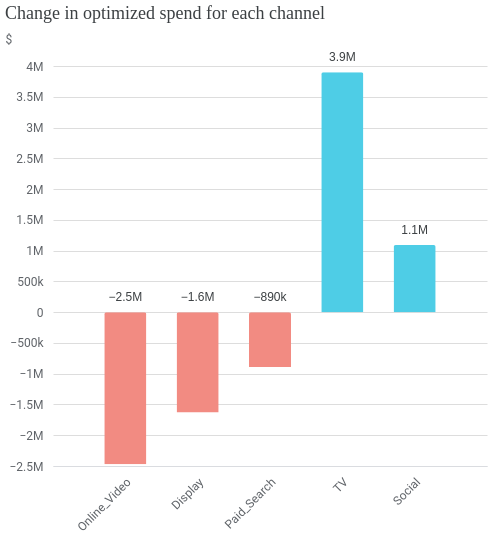

Source (notebook cell):
### Code cell
opt.plot_spend_delta()

### Figure 1 — Vega-Lite specification as saved in the notebook (floating-point values rounded to 4 significant figures)
{"config": {"view": {"continuousWidth": 300, "continuousHeight": 300, "stroke": null}, "axis": {"labelColor": "#5F6368", "labelFont": "Roboto", "labelFontSize": 12, "titleColor": "#5F6368", "titleFont": "Roboto", "titleFontSize": 12, "titleFontWeight": "normal"}}, "layer": [{"mark": {"type": "bar", "cornerRadiusEnd": 2, "size": 42, "tooltip": true}, "encoding": {"color": {"condition": {"test": "(datum.spend > 0)", "value": "#4ECDE6"}, "value": "#F28B82"}, "x": {"axis": {"domainColor": "#DADCE0", "labelAngle": -45, "labelPadding": 10, "ticks": false, "title": null}, "field": "channel", "scale": {"padding": 42}, "sort": null, "type": "nominal"}, "y": {"axis": {"domain": false, "domainColor": "#DADCE0", "labelExpr": "replace(format(datum.value, '.3~s'), 'G', 'B')", "labelPadding": 10, "ticks": false, "title": "$", "titleAlign": "left", "titleAngle": 0, "titleY": -20}, "field": "spend", "type": "quantitative"}}, "transform": [{"calculate": "replace(format(datum.spend, '.2~s'), 'G', 'B')", "as": "text_value"}, {"calculate": "datum.spend < 0 ? 0 : datum.spend", "as": "text_pos"}]}, {"mark": {"type": "text", "baseline": "top", "color": "#3C4043", "dy": -20, "fontSize": 12}, "encoding": {"text": {"field": "text_value", "type": "nominal"}, "x": {"axis": {"domainColor": "#DADCE0", "labelAngle": -45, "labelPadding": 10, "ticks": false, "title": null}, "field": "channel", "scale": {"padding": 42}, "sort": null, "type": "nominal"}, "y": {"field": "text_pos", "type": "quantitative"}}, "transform": [{"calculate": "replace(format(datum.spend, '.2~s'), 'G', 'B')", "as": "text_value"}, {"calculate": "datum.spend < 0 ? 0 : datum.spend", "as": "text_pos"}]}], "data": {"name": "data-8e4fbdc56af06774e7a4f60971697a0d"}, "height": 400, "title": {"text": "Change in optimized spend for each channel", "anchor": "start", "color": "#3C4043", "font": "Google Sans Display", "fontSize": 18, "fontWeight": "normal", "offset": 10}, "width": 434, "$schema": "https://vega.github.io/schema/vega-lite/v5.20.1.json", "datasets": {"data-8e4fbdc56af06774e7a4f60971697a0d": [{"channel": "Online_Video", "spend": -2470000.0}, {"channel": "Display", "spend": -1630000.0}, {"channel": "Paid_Search", "spend": -890000.0}, {"channel": "TV", "spend": 3900000.0}, {"channel": "Social", "spend": 1090000.0}]}}
